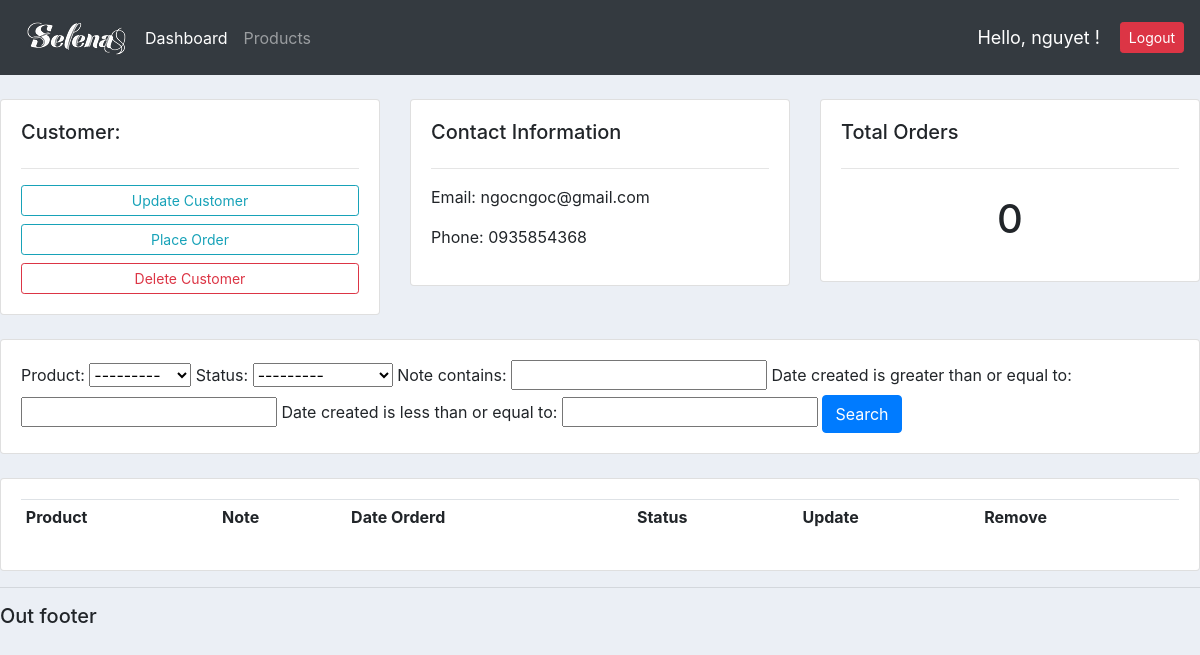
/customer/1/ (signed in), run on an earlier commit of the app's database.
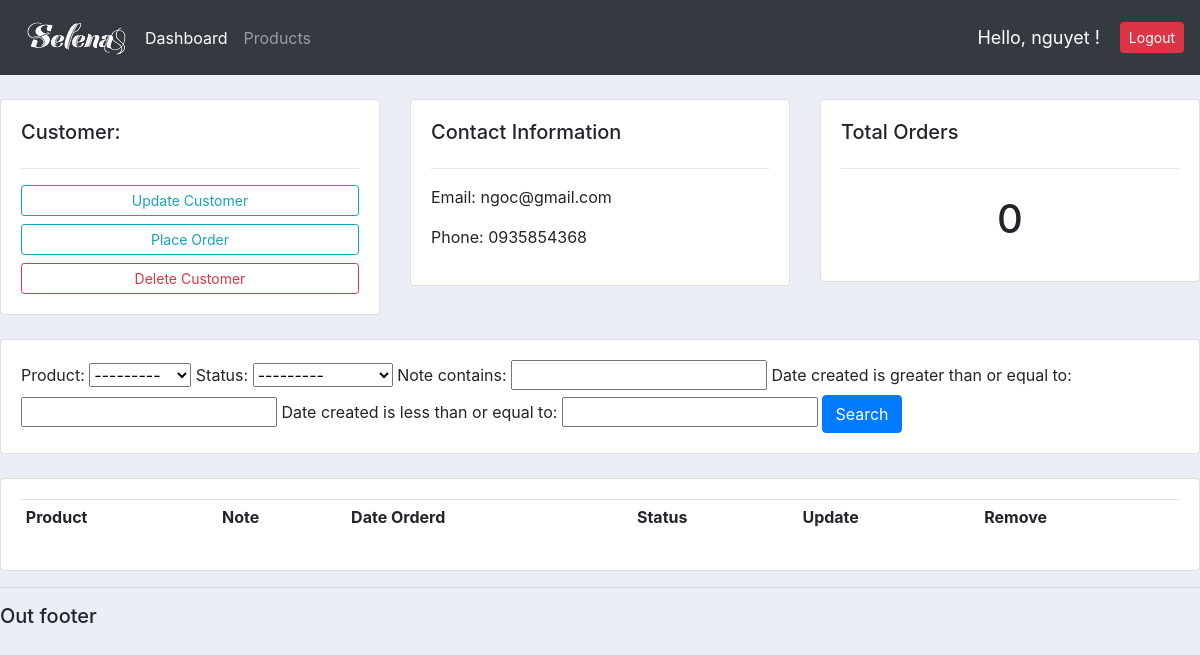
And on a later commit of the database.
### accounts/models.py (models this page shows, shortened)
class Customer(models.Model):
    user = models.OneToOneField(User, null=True, on_delete=models.CASCADE)
    name = models.CharField(max_length=200, null=True)
    phone = models.CharField(max_length=200, null=True)
    email = models.CharField(max_length=200, null=True)
    profile_pic = models.ImageField(default="default_profile.png", null=True, blank=True)
    date_created = models.DateTimeField(auto_now_add=True)

### accounts/decorators.py (the view)
        def wrapper_func(request, *args, **kwargs):
            group = None
            if request.user.groups.exists():
                group = request.user.groups.all()[0].name
            if group in allowed_roles:
                return view_func(request, *args, **kwargs)
            else:
                return HttpResponse('You are not authorized to view this page.')

### accounts/models.py (called while the page is built)
    def __str__(self):
        return self.name

### accounts/views.py (called while the page is built)
@login_required(login_url='login')
@allowed_users(allowed_roles=['admin'])
def customer(request, pk_test):
    customer = Customer.objects.get(id=pk_test)
    orders = customer.order_set.all()
    total_order = orders.count()
    myFilter = OrderFilter(request.GET, queryset=orders)
    orders = myFilter.qs
    context = {'customer':customer, 'orders':orders, 'total_order':total_order, 'myFilter':myFilter}
    return render(request, 'accounts/customer.html', context)

### accounts/templates/accounts/customer.html (shortened to what this page needs)
{% extends 'accounts/main.html' %}
{% block content %}
<br>
<div class="row">
	<div class="col-md">
		<div class="card card-body">
			<h5>Customer:</h5>
			<hr>
			<a class="btn btn-outline-info  btn-sm btn-block" href="">Update Customer</a>
			<a class="btn btn-outline-info  btn-sm btn-block" href="{% url 'create_order' customer.id %}">Place Order</a>
			<a class="btn btn-outline-danger  btn-sm btn-block" href="">Delete Customer</a>
		</div>
	</div>
	<div class="col-md">
		<div class="card card-body">
			<h5>Contact Information</h5>
			<hr>
			<p>Email: {{customer.email}}</p>
			<p>Phone: {{customer.phone}}</p>
		</div>
	</div>
	<div class="col-md">
		<div class="card card-body">
			<h5>Total Orders</h5>
			<hr>
			<h1 style="text-align: center;padding: 10px">{{total_order}}</h1>
		</div>
	</div>
</div>
<br>
<div class="row">
	<div class="col">
		<div class="card card-body">
			<form method="get">
				{{myFilter.form}}
		    <button class="btn btn-primary" type="submit">Search</button>
		  </form>
		</div>
	</div>
</div>
<br>
<div class="row">
	<div class="col-md">
		<div class="card card-body">
			<table class="table table-sm">
				<tr>
					<th>Product</th>
					<th>Note</th>
					<th>Date Orderd</th>
					<th>Status</th>
					<th>Update</th>
					<th>Remove</th>
				</tr>
			</table>
		</div>
	</div>
</div>
{% endblock %}

What changed in the data, as far as the page shows it:
changed Customer: email "ngocngoc@gmail.com" → "ngoc@gmail.com"
